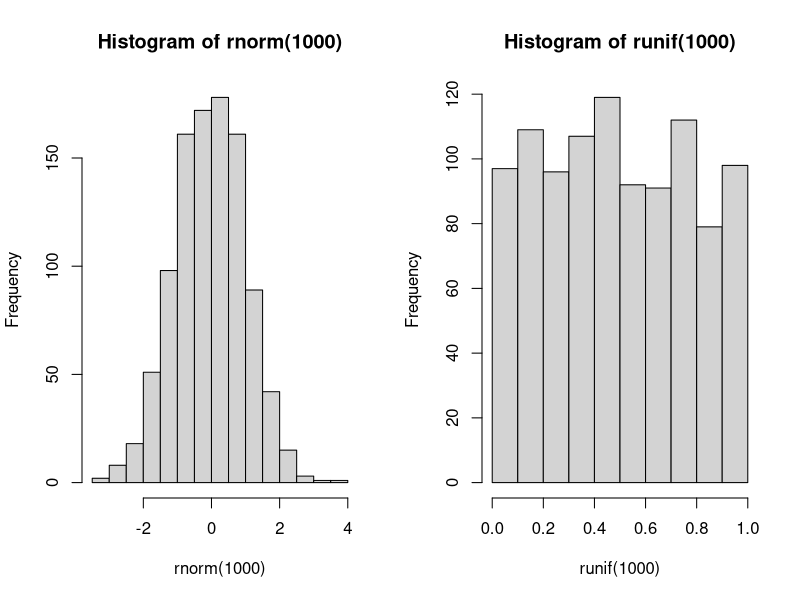
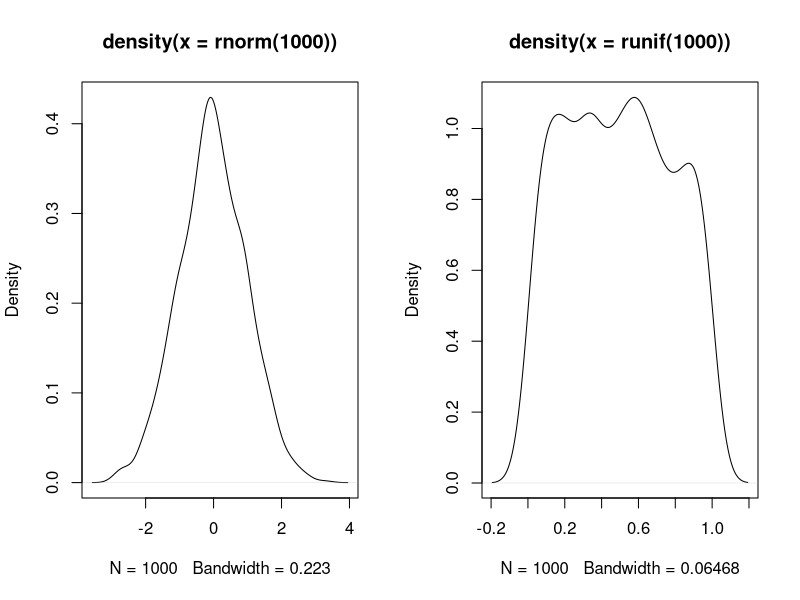

These charts were generated, in order, by the following R code: (Note: this script raises an error after producing the figures.)
# -----------------------------------------------------------------
# Tipos de datos simples
# -----------------------------------------------------------------

# Podemos obtener la clase y tipo de cualquier dato, ya sea constante o una variable,
# mediante las siguientes funciones:
class(45)
class(34.5)
class("R")
class(TRUE)
class(Inf)
class(1+2i)
class(NaN)

typeof(45)
typeof(34.5)
typeof("R")
typeof(TRUE)
typeof(Inf)
typeof(1+2i)
typeof(NaN)

# Para los tipos de datos simples, en general la clase y el tipo coinciden salvo en
# el caso de datos numericos no enteros, cuya clase es numeric siendo su tipo double.

# -----------------------------------------------------------------
# Asignación de valores a variables
# -----------------------------------------------------------------

# El operador de asignacion habitual en R es <-, pero tambien puede utilizarse = y ->
a <- 45
a

a = 3.1416
a

"Hola" -> b
b


# -----------------------------------------------------------------
# Comprovar tipo de variable
# -----------------------------------------------------------------
# is.TIPO(objeto)
# Las funciones is.numeric(), is.character(), is.integer(), is.infinite() e is.na() 
# devolviendo TRUE en caso armativo o FALSE en caso contrario.

is.integer(a)
is.numeric(a)
is.character(b)
is.integer(b)
is.character(b)

# -----------------------------------------------------------------
# Objetos en el espacio de trabajo
# -----------------------------------------------------------------
# A medida que vayamos almacenando valores en variables, se guardan
# en nuestro espacio de trabajo Environment


# vector  de caracteres conteniendo los nombres de los objetos existentes 
ls()

# Elimina objeto de nuestro entorno de trabajo
rm(a)

ls()


# -----------------------------------------------------------------
# Vectores: Creación 
# -----------------------------------------------------------------

# la funcion mas usada para generar vectores es c()

diasMes <- c(31,29,31,30,31,30,31,31,30,31,30,31)
dias <- c('Lun','Mar','Mié','Jue','Vie','Sáb','Dom')

diasMes
dias

quincena <- 16:30
quincena

semanas <- seq(1,365,7)
semanas

rep(T,5)
c(rep(T,5),rep(F,5))
rep(c(T,F), 5)

# -----------------------------------------------------------------
# Vectores: Acceso al contenido
# -----------------------------------------------------------------
# Tamaño del vector

length(dias)
length(semanas)

dias[2]  	# Solo el segundo elemento
dias[-2]	# Todos los elementos menos el segundo
dias[c(3,7)]# Los elementos 3 y 7


# -----------------------------------------------------------------
# Vectores: Generación de valores aleatorios
# -----------------------------------------------------------------

# generacion de valores aleatorios con la semilla facilitada como parametro.
set.seed(4242)
rnorm(100, mean=10, sd=3)
loto <- as.integer(runif(6, min=1, max=49))
loto

# Diferencia entre rnorm (distribución normal) y runif (distribución uniforme)
par(mfrow=c(1,2))
hist(rnorm(1000))
hist(runif(1000))

x11()
par(mfrow=c(1,2))
plot(density(rnorm(1000)))
plot(density(runif(1000)))


# -----------------------------------------------------------------
# Vectores: Operar sobre vectores completos
# -----------------------------------------------------------------
vect1 <- rnorm(100000)
vect2 <- rnorm(100000)

vect3 <- c()
system.time(
  for(idx in 1:length(vect1))
    vect3[idx] <- vect1[idx] * vect1[idx] + vect2[idx]
)

system.time(vect4 <- vect1 * vect1 + vect2)

stopifnot(vect3 == vect4) # Detener el programa si el resultado no es idéntico


# -----------------------------------------------------------------
# Matrices: Creación de una matriz
# -----------------------------------------------------------------
mes <- matrix(1:35,ncol=7)  # Dos formas de generar exactamente
mes <- matrix(1:35,nrow=5) # la misma matriz
mes

mes <- matrix(1:35,nrow=5,ncol=7,byrow=T)
length(mes)
nrow(mes)
ncol(mes)
dim(mes)

# -----------------------------------------------------------------
# Matrices: Conversión de un vector en una matriz
# -----------------------------------------------------------------
is.matrix(vect4)
dim(vect4)

dim(vect4) <- c(1000, 100)
is.matrix(vect4)
dim(vect4)

# -----------------------------------------------------------------
# Matrices: Acceso a los elementos
# -----------------------------------------------------------------
mes[2,]
mes[,2]
mes[2,5]

# -----------------------------------------------------------------
# Matrices: Nombres de columnas y de filas
# -----------------------------------------------------------------
rownames(mes) <- c('Semana1','Semana2','Semana3','Semana4','Semana5')
colnames(mes) <- dias
mes
attributes(mes)

mes[,'Jue']
mes['Semana4',]

# -----------------------------------------------------------------
# Matrices: Otras operaciones
# -----------------------------------------------------------------
# editar interactivamente el contenido de una matriz utilizando la funcion fix()
fix(mes)
str(mes)



# -----------------------------------------------------------------------------------
# -----------------------------------------------------------------------------------
# -----------------------------------------------------------------
# Factors
# -----------------------------------------------------------------
mdias <- c(dias[as.integer(runif(1000,0,7)+1)])
mdias[1:10]
object.size(mdias)

fdias <- factor(mdias)
fdias[1:10]
object.size(fdias)

nlevels(fdias)
levels(fdias)
levels(fdias)[1] <- 'Sun'

# ordered() Actua como factor, pero estableciendo una relacion de orden entre los valores
peso <- ordered(c('Ligero','Medio','Pesado'))
tam <- peso[c(sample(peso,25,replace=T))]
tam
tam[5] < tam[1]

dias[3]
fdias[3]
as.numeric(fdias[3])
as.numeric(dias[3])


